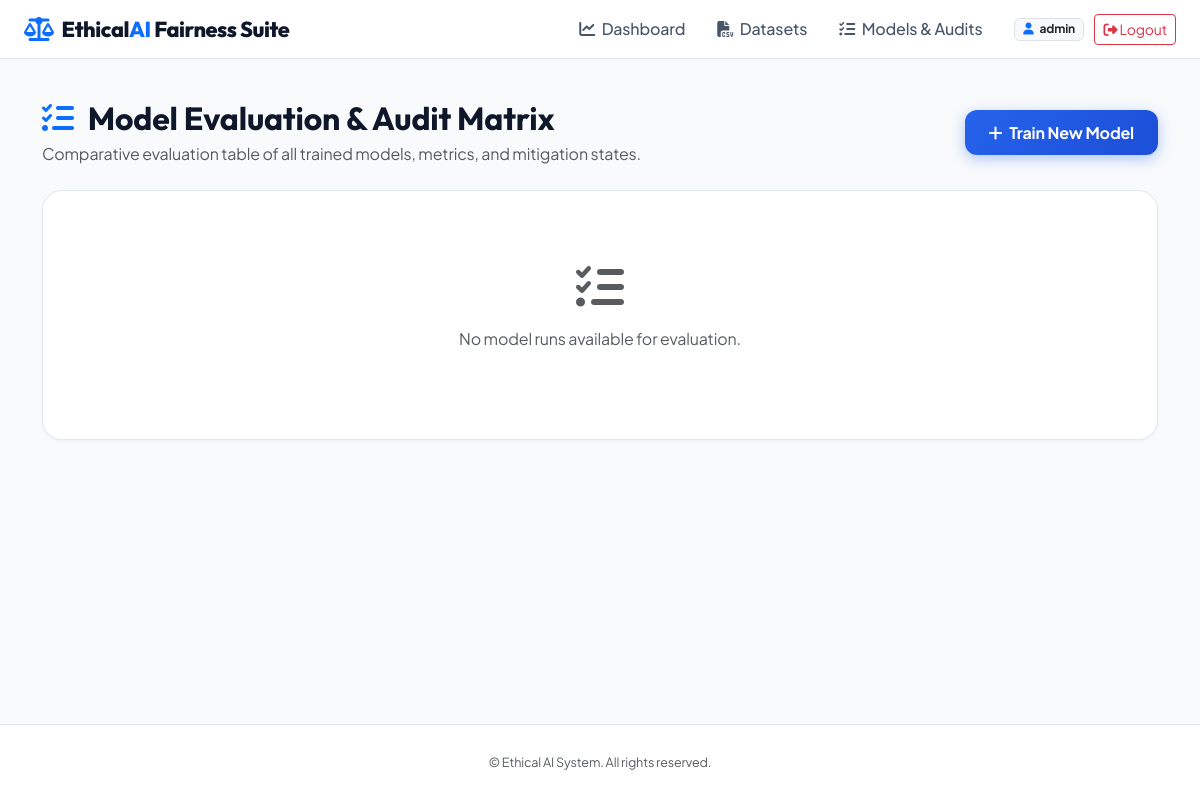
The page /evaluation (signed in) on the database as committed earlier.
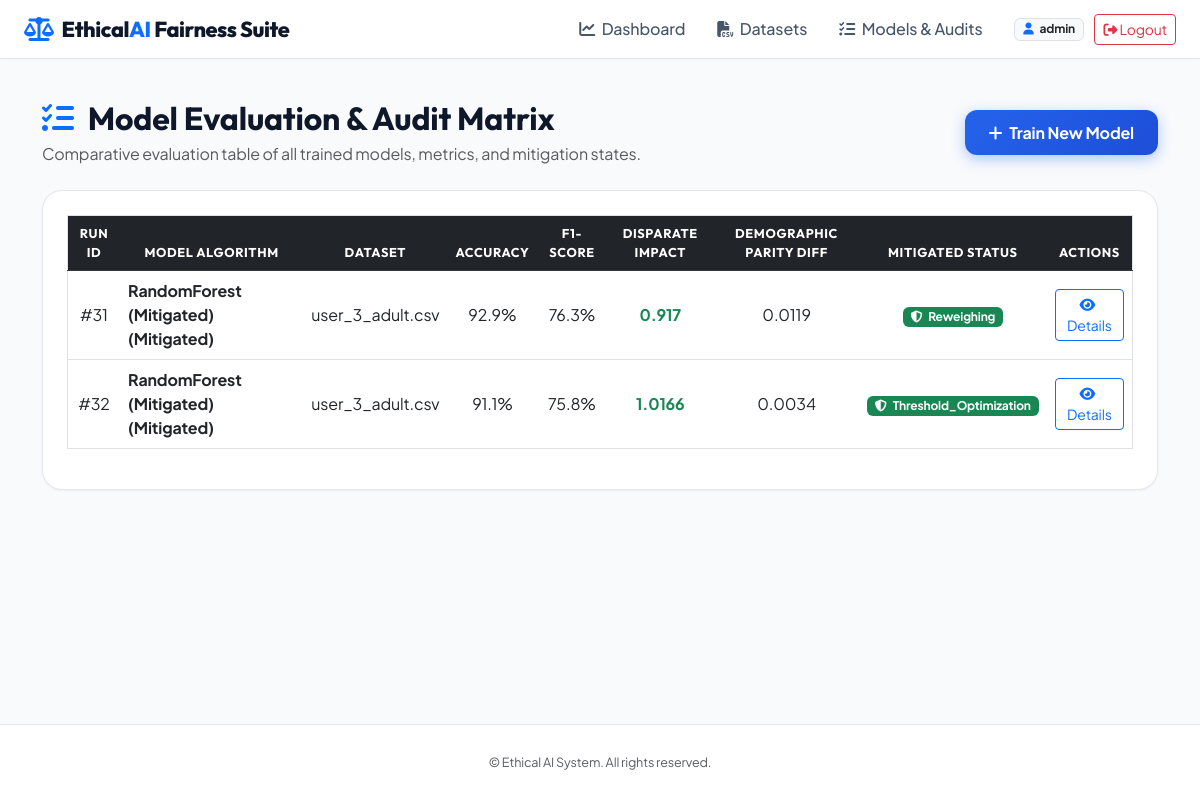
The same page on the database as committed later.
### tables this page shows
CREATE TABLE model_runs (
    id INTEGER PRIMARY KEY AUTOINCREMENT,
    user_id INTEGER NOT NULL,
    dataset_id INTEGER NOT NULL,
    model_name VARCHAR(100) NOT NULL,
    accuracy REAL NOT NULL,
    precision_score REAL NOT NULL,
    recall_score REAL NOT NULL,
    f1_score REAL NOT NULL,
    disparate_impact REAL NOT NULL,
    demographic_parity_diff REAL NOT NULL,
    equalized_odds_diff REAL NOT NULL,
    equal_opportunity_diff REAL NOT NULL,
    is_mitigated BOOLEAN DEFAULT 0,
    mitigation_method VARCHAR(100) DEFAULT 'None',
    confusion_matrix_json TEXT NOT NULL,
    fairness_status VARCHAR(50) DEFAULT 'Unchecked',
    created_at TIMESTAMP DEFAULT CURRENT_TIMESTAMP, group_metrics_json TEXT DEFAULT NULL,
    FOREIGN KEY (user_id) REFERENCES users(id) ON DELETE CASCADE,
    FOREIGN KEY (dataset_id) REFERENCES datasets(id) ON DELETE CASCADE
);

CREATE TABLE datasets (
    id INTEGER PRIMARY KEY AUTOINCREMENT,
    user_id INTEGER NOT NULL,
    filename VARCHAR(255) NOT NULL,
    filepath VARCHAR(255) NOT NULL,
    row_count INTEGER DEFAULT 0,
    column_count INTEGER DEFAULT 0,
    target_column VARCHAR(100),
    sensitive_column VARCHAR(100),
    privileged_group VARCHAR(100),
    unprivileged_group VARCHAR(100),
    uploaded_at TIMESTAMP DEFAULT CURRENT_TIMESTAMP, csv_content TEXT,
    FOREIGN KEY (user_id) REFERENCES users(id) ON DELETE CASCADE
);

### app.py (the view)
@app.route('/evaluation')
@login_required
def evaluation_page():
    conn = get_db_connection()
    cursor = conn.cursor()
    cursor.execute(
        """SELECT m.*, d.filename FROM model_runs m
           JOIN datasets d ON m.dataset_id = d.id
           WHERE m.user_id = ? ORDER BY m.created_at DESC""",
        (session['user_id'],)
    )
    model_runs = [dict(r) for r in cursor.fetchall()]
    conn.close()
    return render_template('evaluation.html', model_runs=model_runs)

### app.py (called while the page is built)
def login_required(f):
    from functools import wraps
    @wraps(f)
    def decorated_function(*args, **kwargs):
        if 'user_id' not in session:
            flash('Please log in to access this page.', 'warning')
            return redirect(url_for('login_page'))
        return f(*args, **kwargs)
    return decorated_function

### models/auth.py (called while the page is built)
def get_db_connection():
    conn = sqlite3.connect(Config.DATABASE_PATH, timeout=30.0)
    conn.row_factory = sqlite3.Row
    return conn

### templates/evaluation.html (shortened to what this page needs)
{% extends "base.html" %}
{% block content %}
<div class="container py-4">
    <div class="d-flex justify-content-between align-items-center mb-4">
        <div>
            <h2 class="fw-bold mb-1"><i class="fa-solid fa-list-check text-primary me-2"></i> Model Evaluation & Audit Matrix</h2>
            <p class="text-muted mb-0">Comparative evaluation table of all trained models, metrics, and mitigation states.</p>
        </div>
        <a href="{{ url_for('upload_page') }}" class="btn btn-primary-custom"><i class="fa-solid fa-plus me-1"></i> Train New Model</a>
    </div>
    <div class="card card-custom p-4">
        {% if model_runs %}
            <div class="table-responsive">
                <table class="table table-hover align-middle border">
                    <thead class="table-dark text-center">
                        <tr>
                            <th>Run ID</th>
                            <th>Model Algorithm</th>
                            <th>Dataset</th>
                            <th>Accuracy</th>
                            <th>F1-Score</th>
                            <th>Disparate Impact</th>
                            <th>Demographic Parity Diff</th>
                            <th>Mitigated Status</th>
                            <th>Actions</th>
                        </tr>
                    </thead>
                    <tbody class="text-center">
                        {% for run in model_runs %}
                        <tr>
                            <td>#{{ run.id }}</td>
                            <td class="fw-bold text-start">{{ run.model_name }}</td>
                            <td class="text-start">{{ run.filename }}</td>
                            <td>{{ (run.accuracy * 100)|round(1) }}%</td>
                            <td>{{ (run.f1_score * 100)|round(1) }}%</td>
                            <td class="fw-bold {{ 'text-danger' if run.disparate_impact < 0.8 else 'text-success' }}">{{ run.disparate_impact }}</td>
                            <td>{{ run.demographic_parity_diff }}</td>
                            <td>
                                {% if run.is_mitigated %}
                                    <span class="badge bg-success"><i class="fa-solid fa-shield-halved me-1"></i> {{ run.mitigation_method }}</span>
                                {% else %}
                                    <span class="badge bg-danger"><i class="fa-solid fa-triangle-exclamation me-1"></i> Baseline (Unmitigated)</span>
                                {% endif %}
                            </td>
                            <td>
                                <a href="{{ url_for('bias_detection_page', model_run_id=run.id) }}" class="btn btn-sm btn-outline-primary"><i class="fa-solid fa-eye me-1"></i> Details</a>
                            </td>
                        </tr>
                        {% endfor %}
                    </tbody>
                </table>
            </div>
        {% else %}
            <div class="text-center py-5 text-muted">
                <i class="fa-solid fa-list-check fa-3x mb-3"></i>
                <p>No model runs available for evaluation.</p>
            </div>
        {% endif %}
    </div>
</div>
{% endblock %}

Rows that differ between the two databases and show on the page:
added model_runs: id "31", model_name "RandomForest (Mitigated) (Mitigated)", filename "user_3_adult.csv", (run.accuracy*100)|round(1) "92.9", (run.f1_score*100)|round(1) "76.3", disparate_impact "0.917", demographic_parity_diff "0.0119", mitigation_method "Reweighing"
added model_runs: id "32", model_name "RandomForest (Mitigated) (Mitigated)", filename "user_3_adult.csv", (run.accuracy*100)|round(1) "91.1", (run.f1_score*100)|round(1) "75.8", disparate_impact "1.0166", demographic_parity_diff "0.0034", mitigation_method "Threshold_Optimization"
Other text that changed with them:
text no longer shown: "No model runs available for evaluation."
text now shown: "RUN ID MODEL ALGORITHM DATASET ACCURACY F1-SCORE DISPARATE IMPACT DEMOGRAPHIC PARITY DIFF MITIGATED STATUS ACTIONS"
